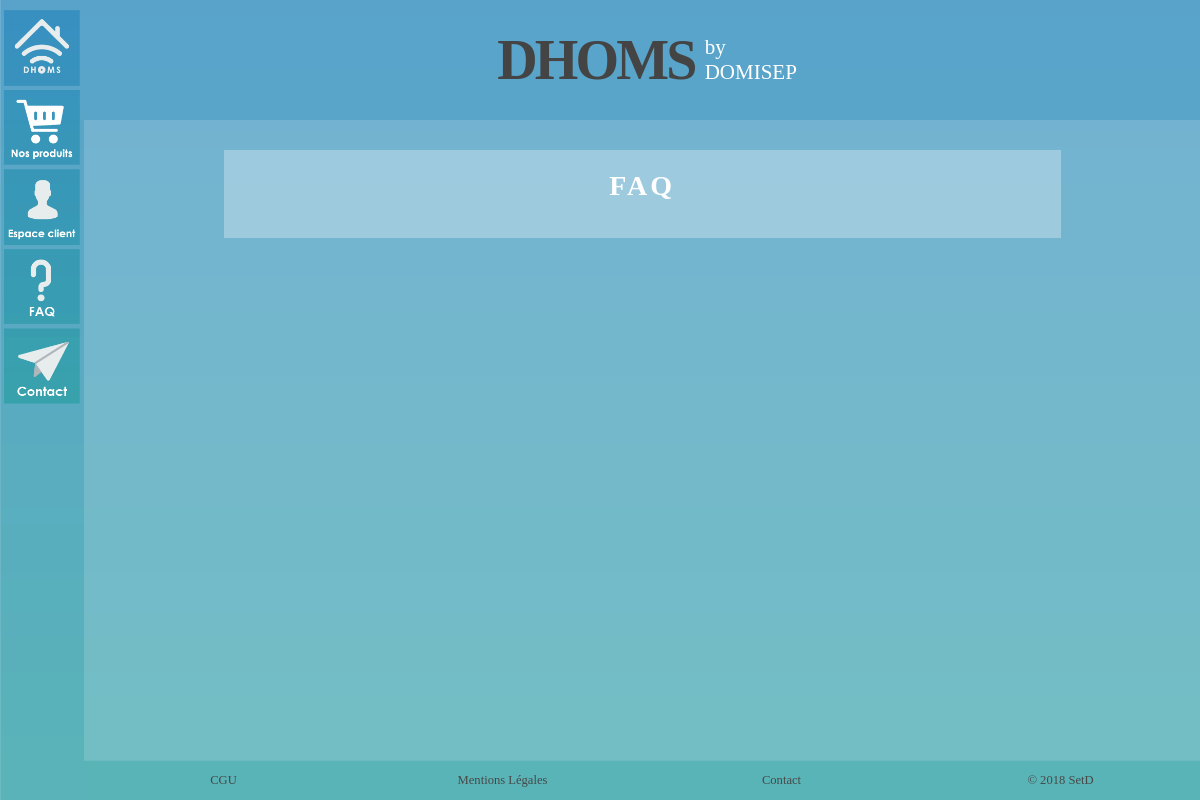
Page /Controleur/faq_controleur.php on the earlier database version.
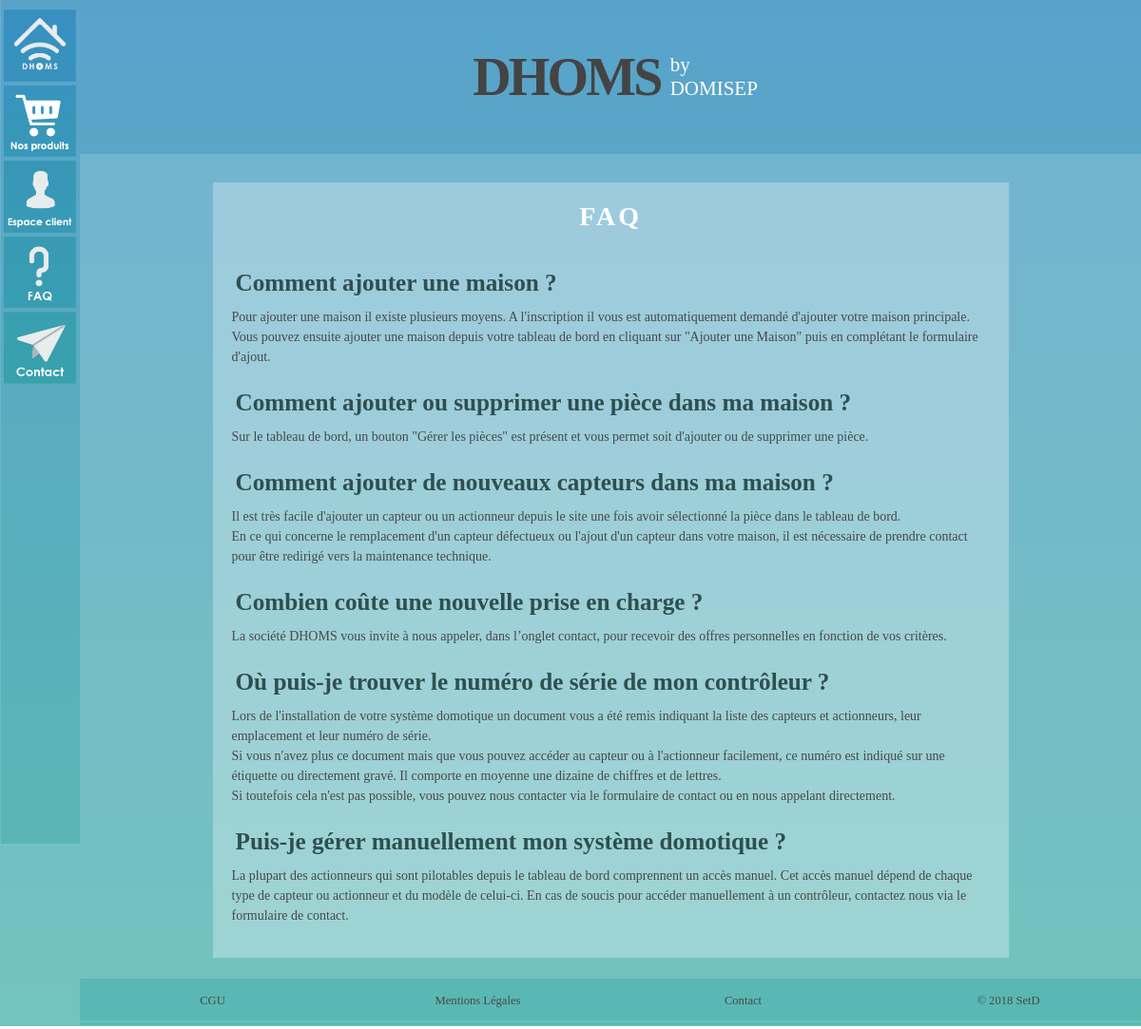
Same page on the later database version.
### tables this page shows
CREATE TABLE `faq` (
  `ID` int(11) NOT NULL,
  `titre` text NOT NULL,
  `reponse` text NOT NULL
);

### Controleur/faq_controleur.php (called while the page is built)
<?php
include '../Modele/faq_modele.php';
include '../Vue/faq.php';
?>

### Controleur/url.php (called while the page is built, shortened)
<?php
$DHOMS_URL="http://localhost:63342/site_app/APP-7d/DHOMS";
?>

### Modele/faq_modele.php (the view, shortened to what this page needs)
<?php
function getValues()
{
    global $bdd;
    $req = $bdd->query("SELECT titre, reponse FROM faq");
    while ($donnees = $req->fetch())
    {?><h3 class="titre_faq"><?php
        echo $donnees['titre'];
        ?></h3>
<p class="texte_faq">
<?php
        echo $donnees['reponse'];
        echo "<br>";
?>
        </p>
        <?php
    };
}
?>

### Vue/faq.php (shortened to what this page needs)
<!DOCTYPE html>
<html lang="en" xmlns="http://www.w3.org/1999/html">
<head>
    <link rel= "stylesheet" href="../Vue/style.css" />
</head>
<body>
<nav>
    <?php include "nav.php"?>
</nav>
<div id = "header_footer">
    <header>
        <?php include "header.php"?>
    </header>
    <section id="section_faq">
        <div class="box_faq" >
        <h3 class="connexion_inscription">FAQ</h3><br>
        <?php echo getValues() ?>
        </div>
    </section>
    <footer>
        <?php include "footer.php"?>
    </footer>
</div>
</body>
</html>

### Vue/nav.php (shortened to what this page needs)
<?php include "../Controleur/url.php"?>
<a href="<?php echo $DHOMS_URL; ?>/Vue/connexion_inscription_vue.php"><img src="<?php echo $DHOMS_URL;?>/Vue/image/accueil/accueil.png" alt="accueil"></a>
<a href="<?php echo $DHOMS_URL; ?>/Vue/nos_produits.php"><img src="<?php echo $DHOMS_URL;?>/Vue/image/accueil/nosproduits.png" alt="nosproduits"> </a>
<a href="<?php echo $DHOMS_URL; ?>/Controleur/tableau_bord_controleur.php"><img src="<?php echo $DHOMS_URL;?>/Vue/image/accueil/espaceclient.png" alt="espaceclient"> </a>
<a href="<?php echo $DHOMS_URL; ?>/Controleur/faq_controleur.php"><img src="<?php echo $DHOMS_URL;?>/Vue/image/accueil/faq.png" alt="faq"> </a>
<a href="<?php echo $DHOMS_URL; ?>/Controleur/contact_controleur.php"><img src="<?php echo $DHOMS_URL;?>/Vue/image/accueil/contact.png" alt="contact"> </a>

### Vue/header.php
<div id="titre">DHOMS</div> <div id="soustitre">by<br> DOMISEP</div>

### Vue/footer.php
<div id="footer">
    <div class="text_footer"><a href="../Vue/CGU.php">CGU</a></div>
    <div class="text_footer"><a href="../Vue/mentions_legales.php">Mentions Légales</a></div>
    <div class="text_footer"><a href="../Vue/contact_vue.php">Contact</a></div>
    <div class="text_footer">© 2018 SetD</div>
</div>

### Vue/style.css (style rules this page uses)
body { margin: 0px; background-image: url(image/accueil/background.png); background-attachment: fixed; font-family: "Century Gothic"; background-repeat: no-repeat; font-size: 14px; color: white; display: grid; grid-template-columns: minmax(50px, 7%) 1fr; }
#header_footer { height: 100vh; grid-column: 2; display: grid; grid-template-rows: minmax(58px,15%) minmax(50px, 80%) minmax(30px,5%); margin:0; }
header { background-image: url(image/accueil/header_bg.png); background-repeat: no-repeat; display:flex; flex-direction: row; justify-content: center; grid-row:1; align-items: center; overflow:hidden; padding:0; min-height: 58px; }
nav { grid-column: 1; padding-top: 10px; display: flex; flex-direction: column; justify-content: flex-start; flex-basis: 0; height: 100vh; width: 7%; position: fixed; background-image: url(image/accueil/nav_background_transparent.png); background-repeat: no-repeat; min-width: 50px; }
section { display: flex; flex-direction: column; grid-row: 2; overflow: auto; justify-content: flex-start; align-items: center; flex-wrap: wrap; }
footer { grid-row : 2; height:100%; grid-row:3; overflow: hidden; min-height: 20px; max-height: 50px; }
footer > #footer { background-image: url(image/accueil/footer_bg.png); min-height: 20px; width: 100%; height: 100%; justify-content: center; align-items: center; }
nav a { text-align: center; background-size: 100%; }
nav img { width: 90%; opacity: 1; }
h3 { color: #999; font-size: 1.5em; text-align: center; }
p { line-height: 21px; text-align: center; }
a { text-decoration: none; color: rgb(72,72,72); }
#footer { display: grid; grid-template-columns: repeat(4, 1fr); grid-gap: 0px; }
.text_footer { color: rgb(72,72,72); font-size : 90%; text-align: center; }
.partie_mentions_legales, .titre_faq { color: darkslategray; font-size: 1.8em; margin: 20px; margin-bottom: 7px; padding: 4px; text-align: left; }
.connexion_inscription, #ajouter_habitation, #titre_tableau_de_bord, #titre_serie, .gerer_capteurs { font-size: 2em; text-align: center; color: #ffff; margin: 0; padding-top: 20px; letter-spacing: 0.1em; }
#form_inscription, #form_habitation, #form_connexion, .form_gerer_piece, .form_supprimer_capteurs, #form_mdp_oublie,.box_faq { margin: auto; min-width: 320px; background-color: rgba(255, 255, 255, 0.3); margin:25px; width: 35%; }
.box_faq { width: 75%; display: block; margin: 30px auto; color: rgb(72,72,72); padding-bottom: 20px; }
.texte_faq { margin-top: 5px; padding: 0px 20px; text-align: left; }
#titre { font-weight: bold; font-size: 4em; margin-right: auto; margin: 10px; color: #444444; letter-spacing: -0.05em; }
#soustitre { font-size: 1.5em; }
#section_faq { display: block; }

Differences in the rows shown:
added faq: titre "Comment ajouter une maison ?", reponse "Pour ajouter une maison il existe plusieurs moyens. A l'inscription il vous est automatiquement demandé d'ajouter votre maison principale. Vous pouvez ensuite ajouter une maison depuis votre tableau de bord en cliquant sur \"Ajouter une Maison\" puis en complétant le formulaire d'ajout."
added faq: titre "Comment ajouter ou supprimer une pièce dans ma maison ?", reponse "Sur le tableau de bord, un bouton \"Gérer les pièces\" est présent et vous permet soit d'ajouter ou de supprimer une pièce."
added faq: titre "Comment ajouter de nouveaux capteurs dans ma maison ?", reponse "Il est très facile d'ajouter un capteur ou un actionneur depuis le site une fois avoir sélectionné la pièce dans le tableau de bord. En ce qui concerne le remplacement d'un capteur défectueux ou l'ajout d'un capteur dans votre maison, il est nécessaire de prendre contact pour être redirigé vers la maintenance technique."
added faq: titre "Combien coûte une nouvelle prise en charge ?", reponse "La société DHOMS vous invite à nous appeler, dans l’onglet contact, pour recevoir des offres personnelles en fonction de vos critères."
added faq: titre "Où puis-je trouver le numéro de série de mon contrôleur ?", reponse "Lors de l'installation de votre système domotique un document vous a été remis indiquant la liste des capteurs et actionneurs, leur emplacement et leur numéro de série. Si vous n'avez plus ce document mais que vous pouvez accéder au capteur ou à l'actionneur facilement, ce numéro est indiqué sur une étiquette ou directement gravé. Il comporte en moyenne une dizaine de chiffres et de lettres. Si toutefois cela n'est pas possible, vous pouvez nous contacter via le formulaire de contact ou en nous appelant directement."
added faq: titre "Puis-je gérer manuellement mon système domotique ?", reponse "La plupart des actionneurs qui sont pilotables depuis le tableau de bord comprennent un accès manuel. Cet accès manuel dépend de chaque type de capteur ou actionneur et du modèle de celui-ci. En cas de soucis pour accéder manuellement à un contrôleur, contactez nous via le formulaire de contact."
